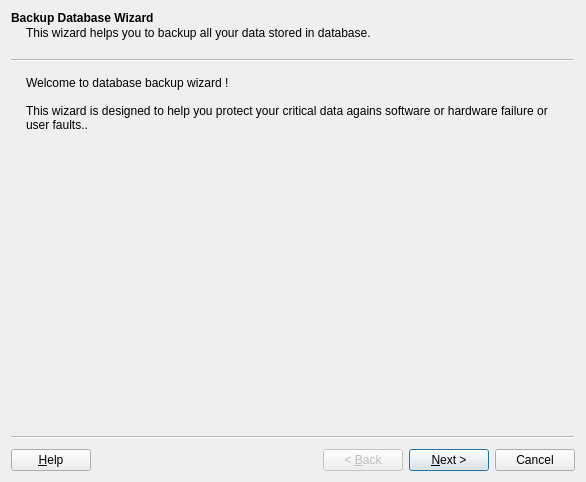
<?xml version="1.0" encoding="UTF-8"?>
<ui version="4.0">
 <class>WizardBackupDatabase</class>
 <widget class="QWizard" name="WizardBackupDatabase">
  <property name="geometry">
   <rect>
    <x>0</x>
    <y>0</y>
    <width>586</width>
    <height>482</height>
   </rect>
  </property>
  <property name="windowTitle">
   <string>Backup Database Wizard</string>
  </property>
  <property name="options">
   <set>QWizard::DisabledBackButtonOnLastPage|QWizard::HaveHelpButton|QWizard::IndependentPages</set>
  </property>
  <widget class="QWizardPage" name="wizardPageIntro">
   <property name="title">
    <string>Backup Database Wizard</string>
   </property>
   <property name="subTitle">
    <string>This wizard helps you to backup all your data stored in database.</string>
   </property>
   <layout class="QVBoxLayout" name="verticalLayout">
    <item>
     <widget class="QLabel" name="label">
      <property name="text">
       <string>Welcome to database backup wizard !

This wizard is designed to help you protect your critical data agains software or hardware failure or user faults..</string>
      </property>
      <property name="alignment">
       <set>Qt::AlignLeading|Qt::AlignLeft|Qt::AlignTop</set>
      </property>
      <property name="wordWrap">
       <bool>true</bool>
      </property>
     </widget>
    </item>
   </layout>
  </widget>
  <widget class="QWizardPage" name="wizardPageSelectDataSource">
   <property name="title">
    <string>Select Data Source</string>
   </property>
   <property name="subTitle">
    <string>Please select which data source you want to backup.</string>
   </property>
   <layout class="QVBoxLayout" name="verticalLayout_2">
    <item>
     <widget class="QGroupBox" name="groupBoxDataSource">
      <property name="title">
       <string>Data Source</string>
      </property>
      <layout class="QFormLayout" name="formLayout_4">
       <property name="fieldGrowthPolicy">
        <enum>QFormLayout::ExpandingFieldsGrow</enum>
       </property>
       <item row="0" column="0">
        <widget class="QLabel" name="labelDataSource">
         <property name="text">
          <string>Data Source:</string>
         </property>
        </widget>
       </item>
       <item row="0" column="1">
        <widget class="QComboBox" name="comboBoxDataSource">
         <item>
          <property name="text">
           <string>Current Database</string>
          </property>
         </item>
         <item>
          <property name="text">
           <string>Other...</string>
          </property>
         </item>
        </widget>
       </item>
       <item row="1" column="0">
        <widget class="QLabel" name="labelDatabaseType">
         <property name="text">
          <string>Database Type:</string>
         </property>
        </widget>
       </item>
       <item row="1" column="1">
        <widget class="QComboBox" name="comboBoxDatabaseType">
         <property name="sizePolicy">
          <sizepolicy hsizetype="Fixed" vsizetype="Fixed">
           <horstretch>0</horstretch>
           <verstretch>0</verstretch>
          </sizepolicy>
         </property>
        </widget>
       </item>
      </layout>
      <zorder>labelDataSource</zorder>
      <zorder>comboBoxDataSource</zorder>
      <zorder>comboBoxDatabaseType</zorder>
      <zorder>labelDatabaseType</zorder>
     </widget>
    </item>
    <item>
     <widget class="QStackedWidget" name="stackedWidgetDatabases">
      <property name="currentIndex">
       <number>0</number>
      </property>
      <widget class="QWidget" name="page">
       <layout class="QVBoxLayout" name="verticalLayout_8">
        <item>
         <widget class="QGroupBox" name="groupBox_3">
          <property name="title">
           <string>Connection Settings</string>
          </property>
          <layout class="QHBoxLayout" name="horizontalLayout_5">
           <item>
            <layout class="QFormLayout" name="formLayout_6">
             <item row="0" column="0">
              <widget class="QLabel" name="labelHost">
               <property name="text">
                <string>Host:</string>
               </property>
               <property name="alignment">
                <set>Qt::AlignRight|Qt::AlignTrailing|Qt::AlignVCenter</set>
               </property>
               <property name="buddy">
                <cstring>lineEditHost</cstring>
               </property>
              </widget>
             </item>
             <item row="0" column="1">
              <layout class="QHBoxLayout" name="horizontalLayout_3">
               <item>
                <widget class="QLineEdit" name="lineEditHost"/>
               </item>
               <item>
                <widget class="QCheckBox" name="checkBoxLocal">
                 <property name="text">
                  <string>Local</string>
                 </property>
                </widget>
               </item>
              </layout>
             </item>
             <item row="1" column="0">
              <widget class="QLabel" name="labelPort">
               <property name="text">
                <string>Port:</string>
               </property>
               <property name="alignment">
                <set>Qt::AlignRight|Qt::AlignTrailing|Qt::AlignVCenter</set>
               </property>
               <property name="buddy">
                <cstring>spinBox</cstring>
               </property>
              </widget>
             </item>
             <item row="1" column="1">
              <layout class="QHBoxLayout" name="horizontalLayout_4">
               <item>
                <widget class="QSpinBox" name="spinBox">
                 <property name="minimum">
                  <number>1</number>
                 </property>
                 <property name="maximum">
                  <number>999999</number>
                 </property>
                </widget>
               </item>
               <item>
                <widget class="QCheckBox" name="checkBoxDefaultPort">
                 <property name="text">
                  <string>Default</string>
                 </property>
                </widget>
               </item>
              </layout>
             </item>
             <item row="2" column="0">
              <widget class="QLabel" name="labelDatabase">
               <property name="text">
                <string>Database:</string>
               </property>
               <property name="alignment">
                <set>Qt::AlignRight|Qt::AlignTrailing|Qt::AlignVCenter</set>
               </property>
               <property name="buddy">
                <cstring>lineEditDatabase</cstring>
               </property>
              </widget>
             </item>
             <item row="2" column="1">
              <widget class="QLineEdit" name="lineEditDatabase"/>
             </item>
             <item row="3" column="0">
              <widget class="QLabel" name="labelUserName">
               <property name="text">
                <string>User:</string>
               </property>
               <property name="alignment">
                <set>Qt::AlignRight|Qt::AlignTrailing|Qt::AlignVCenter</set>
               </property>
               <property name="buddy">
                <cstring>lineEditUser</cstring>
               </property>
              </widget>
             </item>
             <item row="3" column="1">
              <widget class="QLineEdit" name="lineEditUser"/>
             </item>
             <item row="4" column="0">
              <widget class="QLabel" name="labelPassword">
               <property name="text">
                <string>Password:</string>
               </property>
               <property name="alignment">
                <set>Qt::AlignRight|Qt::AlignTrailing|Qt::AlignVCenter</set>
               </property>
               <property name="buddy">
                <cstring>lineEditPassword</cstring>
               </property>
              </widget>
             </item>
             <item row="4" column="1">
              <widget class="QLineEdit" name="lineEditPassword">
               <property name="echoMode">
                <enum>QLineEdit::Password</enum>
               </property>
              </widget>
             </item>
             <item row="5" column="1">
              <widget class="QPushButton" name="pushButtonTest">
               <property name="text">
                <string>Test</string>
               </property>
              </widget>
             </item>
            </layout>
           </item>
           <item>
            <layout class="QFormLayout" name="formLayout_5">
             <item row="0" column="0">
              <widget class="QLabel" name="labelSecurity">
               <property name="enabled">
                <bool>false</bool>
               </property>
               <property name="text">
                <string>Se&amp;curity:</string>
               </property>
               <property name="buddy">
                <cstring>comboBoxConnectionSecurity</cstring>
               </property>
              </widget>
             </item>
             <item row="0" column="1">
              <widget class="QComboBox" name="comboBoxConnectionSecurity">
               <property name="enabled">
                <bool>false</bool>
               </property>
               <item>
                <property name="text">
                 <string>Normal (No Encryption)</string>
                </property>
               </item>
               <item>
                <property name="text">
                 <string>SSL (Encrypted Connection)</string>
                </property>
               </item>
              </widget>
             </item>
             <item row="1" column="0">
              <widget class="QLabel" name="labelSSLCA">
               <property name="enabled">
                <bool>false</bool>
               </property>
               <property name="text">
                <string>SSL &amp;CA:</string>
               </property>
               <property name="buddy">
                <cstring>chooseFileSSLCA</cstring>
               </property>
              </widget>
             </item>
             <item row="1" column="1">
              <widget class="ChooseFile" name="chooseFileSSLCA">
               <property name="enabled">
                <bool>false</bool>
               </property>
               <property name="focusPolicy">
                <enum>Qt::StrongFocus</enum>
               </property>
               <property name="showLabel">
                <bool>false</bool>
               </property>
              </widget>
             </item>
             <item row="2" column="0">
              <widget class="QLabel" name="labelSSLCert">
               <property name="enabled">
                <bool>false</bool>
               </property>
               <property name="text">
                <string>Ce&amp;rtificate:</string>
               </property>
               <property name="buddy">
                <cstring>chooseFileSSLCert</cstring>
               </property>
              </widget>
             </item>
             <item row="2" column="1">
              <widget class="ChooseFile" name="chooseFileSSLCert">
               <property name="enabled">
                <bool>false</bool>
               </property>
               <property name="focusPolicy">
                <enum>Qt::StrongFocus</enum>
               </property>
               <property name="showLabel">
                <bool>false</bool>
               </property>
              </widget>
             </item>
             <item row="3" column="0">
              <widget class="QLabel" name="labelSSLKey">
               <property name="enabled">
                <bool>false</bool>
               </property>
               <property name="text">
                <string>&amp;Key:</string>
               </property>
               <property name="buddy">
                <cstring>chooseFileSSLKey</cstring>
               </property>
              </widget>
             </item>
             <item row="3" column="1">
              <widget class="ChooseFile" name="chooseFileSSLKey">
               <property name="enabled">
                <bool>false</bool>
               </property>
               <property name="focusPolicy">
                <enum>Qt::StrongFocus</enum>
               </property>
               <property name="showLabel">
                <bool>false</bool>
               </property>
              </widget>
             </item>
            </layout>
           </item>
          </layout>
         </widget>
        </item>
       </layout>
      </widget>
      <widget class="QWidget" name="page_2">
       <layout class="QVBoxLayout" name="verticalLayout_7">
        <item>
         <widget class="ChooseFile" name="chooseFile_2">
          <property name="labelText">
           <string>Database File:</string>
          </property>
         </widget>
        </item>
        <item>
         <spacer name="verticalSpacer">
          <property name="orientation">
           <enum>Qt::Vertical</enum>
          </property>
          <property name="sizeHint" stdset="0">
           <size>
            <width>20</width>
            <height>193</height>
           </size>
          </property>
         </spacer>
        </item>
       </layout>
      </widget>
     </widget>
    </item>
    <item>
     <spacer name="verticalSpacer_3">
      <property name="orientation">
       <enum>Qt::Vertical</enum>
      </property>
      <property name="sizeHint" stdset="0">
       <size>
        <width>20</width>
        <height>40</height>
       </size>
      </property>
     </spacer>
    </item>
   </layout>
  </widget>
  <widget class="QWizardPage" name="wizardPageBackupSettings">
   <property name="title">
    <string>Backup Settings</string>
   </property>
   <property name="subTitle">
    <string>Please specify details of backup operation</string>
   </property>
   <layout class="QFormLayout" name="formLayout">
    <item row="0" column="0">
     <widget class="QLabel" name="labelBakupType">
      <property name="text">
       <string>Bakup &amp;Type:</string>
      </property>
      <property name="buddy">
       <cstring>comboBox_2</cstring>
      </property>
     </widget>
    </item>
    <item row="0" column="1">
     <widget class="QComboBox" name="comboBox_2">
      <item>
       <property name="text">
        <string>Variant-binary (large size, fast computation)</string>
       </property>
      </item>
      <item>
       <property name="text">
        <string>Runtime-check binary (tiny size, slow computation)</string>
       </property>
      </item>
     </widget>
    </item>
    <item row="1" column="0">
     <widget class="QLabel" name="labelBakupType_2">
      <property name="text">
       <string>&amp;Backup file:</string>
      </property>
      <property name="buddy">
       <cstring>lineEditBackupFile</cstring>
      </property>
     </widget>
    </item>
    <item row="1" column="1">
     <layout class="QHBoxLayout" name="horizontalLayout">
      <item>
       <widget class="QLineEdit" name="lineEditBackupFile"/>
      </item>
      <item>
       <widget class="QToolButton" name="toolButtonBackupFile">
        <property name="text">
         <string>...</string>
        </property>
       </widget>
      </item>
      <item>
       <spacer name="horizontalSpacer">
        <property name="orientation">
         <enum>Qt::Horizontal</enum>
        </property>
        <property name="sizeHint" stdset="0">
         <size>
          <width>40</width>
          <height>20</height>
         </size>
        </property>
       </spacer>
      </item>
     </layout>
    </item>
   </layout>
  </widget>
  <widget class="QWizardPage" name="wizardPageVerifyInfo">
   <property name="title">
    <string>Verify Backup Information</string>
   </property>
   <property name="subTitle">
    <string>Please verity operation</string>
   </property>
   <layout class="QFormLayout" name="formLayout_2">
    <item row="0" column="0">
     <widget class="QLabel" name="labelHost_2">
      <property name="text">
       <string>Host:</string>
      </property>
      <property name="alignment">
       <set>Qt::AlignRight|Qt::AlignTrailing|Qt::AlignVCenter</set>
      </property>
      <property name="buddy">
       <cstring>lineEditHost</cstring>
      </property>
     </widget>
    </item>
    <item row="0" column="1">
     <widget class="QLabel" name="labelShowHost">
      <property name="text">
       <string/>
      </property>
      <property name="alignment">
       <set>Qt::AlignRight|Qt::AlignTrailing|Qt::AlignVCenter</set>
      </property>
      <property name="buddy">
       <cstring>lineEditHost</cstring>
      </property>
     </widget>
    </item>
    <item row="1" column="0">
     <widget class="QLabel" name="labelPort_2">
      <property name="text">
       <string>Port:</string>
      </property>
      <property name="alignment">
       <set>Qt::AlignRight|Qt::AlignTrailing|Qt::AlignVCenter</set>
      </property>
      <property name="buddy">
       <cstring>spinBox</cstring>
      </property>
     </widget>
    </item>
    <item row="1" column="1">
     <widget class="QLabel" name="labelShowPort">
      <property name="text">
       <string/>
      </property>
      <property name="alignment">
       <set>Qt::AlignRight|Qt::AlignTrailing|Qt::AlignVCenter</set>
      </property>
      <property name="buddy">
       <cstring>spinBox</cstring>
      </property>
     </widget>
    </item>
    <item row="2" column="0">
     <widget class="QLabel" name="labelDatabase_2">
      <property name="text">
       <string>Database:</string>
      </property>
      <property name="alignment">
       <set>Qt::AlignRight|Qt::AlignTrailing|Qt::AlignVCenter</set>
      </property>
      <property name="buddy">
       <cstring>lineEditDatabase</cstring>
      </property>
     </widget>
    </item>
    <item row="2" column="1">
     <widget class="QLabel" name="labelShowDatabase">
      <property name="text">
       <string/>
      </property>
      <property name="alignment">
       <set>Qt::AlignRight|Qt::AlignTrailing|Qt::AlignVCenter</set>
      </property>
      <property name="buddy">
       <cstring>lineEditDatabase</cstring>
      </property>
     </widget>
    </item>
    <item row="3" column="0">
     <widget class="QLabel" name="labelBakupType_4">
      <property name="text">
       <string>Bakup Type:</string>
      </property>
      <property name="buddy">
       <cstring>comboBox_2</cstring>
      </property>
     </widget>
    </item>
    <item row="3" column="1">
     <widget class="QLabel" name="labelShowBakupType">
      <property name="text">
       <string/>
      </property>
      <property name="buddy">
       <cstring>comboBox_2</cstring>
      </property>
     </widget>
    </item>
    <item row="4" column="0">
     <widget class="QLabel" name="labelBakupType_3">
      <property name="text">
       <string>Backup file:</string>
      </property>
     </widget>
    </item>
    <item row="4" column="1">
     <widget class="QLabel" name="labelShowBakupFile">
      <property name="text">
       <string/>
      </property>
     </widget>
    </item>
   </layout>
  </widget>
  <widget class="QWizardPage" name="wizardPageOperation">
   <layout class="QVBoxLayout" name="verticalLayout_6">
    <item>
     <widget class="QGroupBox" name="groupBox_2">
      <property name="title">
       <string>Status</string>
      </property>
      <layout class="QVBoxLayout" name="verticalLayout_5">
       <item>
        <layout class="QVBoxLayout" name="verticalLayout_4">
         <item>
          <widget class="QLabel" name="label_4">
           <property name="text">
            <string>Progress:</string>
           </property>
          </widget>
         </item>
         <item>
          <widget class="QProgressBar" name="progressBar">
           <property name="value">
            <number>24</number>
           </property>
          </widget>
         </item>
        </layout>
       </item>
       <item>
        <layout class="QFormLayout" name="formLayout_3">
         <item row="0" column="0">
          <widget class="QLabel" name="labelStartTime">
           <property name="text">
            <string>Started at:</string>
           </property>
          </widget>
         </item>
         <item row="0" column="1">
          <widget class="QLabel" name="labelShowStartTime">
           <property name="text">
            <string>&lt;START TIME&gt;</string>
           </property>
          </widget>
         </item>
         <item row="1" column="0">
          <widget class="QLabel" name="labelTimeElapsed">
           <property name="text">
            <string>Time Elapsed:</string>
           </property>
          </widget>
         </item>
         <item row="1" column="1">
          <widget class="QLabel" name="labelShowTimeElapsed">
           <property name="text">
            <string>&lt;ELAPSED TIME&gt;</string>
           </property>
          </widget>
         </item>
         <item row="2" column="0">
          <widget class="QLabel" name="label_5">
           <property name="text">
            <string>Remaining Time:</string>
           </property>
          </widget>
         </item>
         <item row="2" column="1">
          <widget class="QLabel" name="label_6">
           <property name="text">
            <string>&lt;REMAINING TIME&gt;</string>
           </property>
          </widget>
         </item>
        </layout>
       </item>
      </layout>
     </widget>
    </item>
    <item>
     <widget class="QGroupBox" name="groupBox">
      <property name="title">
       <string>Operations</string>
      </property>
      <layout class="QHBoxLayout" name="horizontalLayout_2">
       <item>
        <widget class="QPushButton" name="pushButtonPause">
         <property name="text">
          <string>&amp;Pause</string>
         </property>
        </widget>
       </item>
       <item>
        <widget class="QPushButton" name="pushButtonCancel">
         <property name="text">
          <string>&amp;Cancel</string>
         </property>
        </widget>
       </item>
       <item>
        <widget class="QPushButton" name="pushButtonGoToTray">
         <property name="text">
          <string>&amp;Go to Tray</string>
         </property>
        </widget>
       </item>
      </layout>
     </widget>
    </item>
    <item>
     <spacer name="verticalSpacer_2">
      <property name="orientation">
       <enum>Qt::Vertical</enum>
      </property>
      <property name="sizeHint" stdset="0">
       <size>
        <width>20</width>
        <height>167</height>
       </size>
      </property>
     </spacer>
    </item>
   </layout>
  </widget>
 </widget>
 <customwidgets>
  <customwidget>
   <class>ChooseFile</class>
   <extends>QWidget</extends>
   <header>qtz/widgets/misc/choose-file.h</header>
  </customwidget>
 </customwidgets>
 <resources/>
 <connections/>
</ui>
